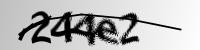
#> input picture Datasets/tutorial/244e2.png, 200 x 50 px; its folder holds only this picture in this run
$ python -i extract_char.py   (imports and definitions only)
#> lines starting #> are read from the running program, lines starting #| are printed output that depends on the picture; after the words box and inside, x2 and y2 are one past the last pixel; in counts of white or black regions, pixels touching at a corner belong together
#> further down, picture is the input picture: shape (50, 200, 3); min 0, max 255, mean 184
#> in get_color_clusterings, `hsv = cv2.cvtColor(image, cv2.COLOR_BGR2HSV)`: hsv: shape (50, 200, 3); mean H, S, V 0, 0, 184
import cv2
import numpy as np
import matplotlib.pyplot as plt
import matplotlib.gridspec as gridspec

"""Enhance light colors in the image to make them more pronounced."""
# [67 lines left out: functions enhance_light_colors, preprocess_image, not called in this run]


def get_center_aligned_boxes(processed, gray, height_scale=1.3, merge_thresh=1.0, visualize=False):
    """
    detects letters with consistent vertical alignment and similar box height.

    processed: binary image (white text on black background)
    gray: grayscale version of original image
    height_scale: multiplier for uniform box height
    merge_thresh: how close boxes must be to merge (for broken letters)
    visualize: if True, shows the detected boxes and crops
    """
    h_img, w_img = processed.shape
    num_labels, labels, stats, _ = cv2.connectedComponentsWithStats(processed, connectivity=8)

    boxes = []
    for i in range(1, num_labels):  # skip background
        x, y, w, h, area = stats[i]
        if area < 10:
            continue
        boxes.append((x, y, w, h))
    if not boxes:
        print("no boxes found")
        return [], None

    # sort left-to-right
    boxes = sorted(boxes, key=lambda b: b[0])
    # print(len(boxes))

    # merge horizontally close boxes
    merged = []
    for b in boxes:
        if not merged:
            merged.append(b)
            continue
        x, y, w, h = b
        px, py, pw, ph = merged[-1]
        if x - (px + pw) <= merge_thresh:
            nx = min(x, px)
            ny = min(y, py)
            nw = max(x + w, px + pw) - nx
            nh = max(y + h, py + ph) - ny
            merged[-1] = (nx, ny, nw, nh)
        else:
            merged.append(b)

    # old_boxes = boxes
    boxes = merged
    # print(len(boxes))

    # compute a global median centerline and uniform height
    centers_y = [y + h // 2 for (_, y, _, h) in boxes]
    median_center_y = int(np.median(centers_y))
    highest_center_y = np.min(centers_y)
    median_center_y = int((median_center_y + highest_center_y) / 2)
    max_h = np.max([h for (_, _, _, h) in boxes]) # need to take max height !!!
    uniform_h = int(max_h * height_scale)

    # recenter each box vertically
    centered_boxes = []
    for (x, y, w, h) in boxes:
        center_x = x + w // 2
        center_y = median_center_y
        new_y = max(0, center_y - uniform_h // 2)
        new_h = min(uniform_h, h_img - new_y)
        new_x = max(0, x)
        new_w = min(w, w_img - new_x)
        centered_boxes.append((new_x, new_y, new_w, new_h))

    # make the width larger if enough space
    # will look at the distance to neighboring boxes and expand a bit
    final_boxes = []
    for i, (x, y, w, h) in enumerate(centered_boxes):
        left_space = x if i == 0 else (x - (centered_boxes[i-1][0] + centered_boxes[i-1][2]))
        right_space = (w_img - (x + w)) if i == len(centered_boxes) - 1 else (centered_boxes[i+1][0] - (x + w))
        expand_left = min(left_space // 2, w // 2)
        expand_right = min(right_space // 2, w // 2)
        new_x = max(0, x - expand_left)
        new_w = min(w + expand_left + expand_right, w_img - new_x)
        final_boxes.append((new_x, y, new_w, h))

    vis = cv2.cvtColor(gray, cv2.COLOR_GRAY2BGR)
    for i, (x, y, w, h) in enumerate(final_boxes):
        cv2.rectangle(vis, (x, y), (x + w, y + h), (0, 255, 0), 1)
        cv2.putText(vis, str(i+1), (x, y - 3), cv2.FONT_HERSHEY_SIMPLEX, 0.5, (0, 255, 0), 1)

    if visualize:
        plt.figure(figsize=(8, 6))
        plt.subplot(2, 1, 1)
        plt.imshow(vis[..., ::-1])
        plt.title("Gray Center-Aligned Fixed-Height Boxes")
        plt.axis("off")

        vis2 = cv2.cvtColor(processed, cv2.COLOR_GRAY2BGR)
        for i, (x, y, w, h) in enumerate(final_boxes):
            cv2.rectangle(vis2, (x, y), (x + w, y + h), (0, 255, 0), 1)
            cv2.putText(vis2, str(i+1), (x, y - 3), cv2.FONT_HERSHEY_SIMPLEX, 0.5, (0, 255, 0), 1)

        plt.subplot(2, 1, 2)
        plt.imshow(vis2[..., ::-1])
        plt.title("Processed Center-Aligned Fixed-Height Boxes")
        plt.axis("off")
        plt.show()

        # [36 lines of commented-out code are left out]


    return final_boxes, vis

''' Get dominant hue peaks in the image '''
def get_hue_peaks(image, val_thresh=10, sat_thresh=2, hist_smooth=5, peak_thresh=0.1, hue_merge=5):
#> called with val_thresh = 3, sat_thresh = 2, hist_smooth = 5, peak_thresh = 0.1, hue_merge = 3
    hsv = cv2.cvtColor(image, cv2.COLOR_BGR2HSV)
    H, S, V = cv2.split(hsv)
#> H: shape (50, 200); every value is 0

    # Mask: keep pixels that are visibly colored
    mask = (S > sat_thresh) & (V > val_thresh)
    mask = mask.astype(np.uint8) * 255

    # Compute hue histogram of colored pixels only
    hist = cv2.calcHist([H], [0], mask, [180], [0, 180]).flatten()
#> hist = 180 values from 0 to 0

    # Smooth histogram to merge tiny hue variations
    hist = cv2.GaussianBlur(hist.reshape(-1,1), (hist_smooth,1), 0).flatten()

    # Find peaks where histogram value > threshold
    peaks = np.where(hist > hist.max() * peak_thresh)[0]
#> peaks = empty array

    if len(peaks) == 0:
        return []

    # Merge nearby peaks (within hue_merge degrees)
    merged = []
    current = [peaks[0]]
    for p in peaks[1:]:
        if p - current[-1] <= hue_merge:
            current.append(p)
        else:
            merged.append(int(np.mean(current)))
            current = [p]
    merged.append(int(np.mean(current)))
    return merged

def get_color_clusterings(image, val_thresh=3, sat_thresh=2, hist_smooth=5, peak_thresh=0.1, hue_merge=3):
    hsv = cv2.cvtColor(image, cv2.COLOR_BGR2HSV)
    peaks = get_hue_peaks(image, val_thresh, sat_thresh, hist_smooth, peak_thresh, hue_merge)
#> peaks = []
    if not peaks:
        return [image.copy()]  # fallback, nothing found

    # Build color masks and images
    color_imgs = []
    for center in peaks:
        lower = np.array([max(center - hue_merge, 0), sat_thresh, val_thresh])
        upper = np.array([min(center + hue_merge, 179), 255, 255])
        color_mask = cv2.inRange(hsv, lower, upper)
        # optional: clean mask with morphology
        color_mask = cv2.morphologyEx(color_mask, cv2.MORPH_OPEN,
                                      np.ones((3,3), np.uint8))
        color_only = cv2.bitwise_and(image, image, mask=color_mask)

        # make non-mask areas white for clarity
        white_bg = np.full_like(image, 255)
        color_img = np.where(color_mask[:,:,None].astype(bool),
                             color_only, white_bg)
        color_imgs.append(color_img)

    return color_imgs

def extract_by_hue(image_clean):
    color_clusterings = get_color_clusterings(image_clean)
#> color_clusterings = 1 item
    segmentations = []

    for cluster_img in color_clusterings:
        # preprocessing (grayscale, binarization)
        cluster_gray = cv2.cvtColor(cluster_img, cv2.COLOR_BGR2GRAY)

        # adaptive thresholding for varying illumination
        thresh = cv2.adaptiveThreshold(
            cluster_gray, 255,
            cv2.ADAPTIVE_THRESH_GAUSSIAN_C,
            cv2.THRESH_BINARY_INV,
            15, 10
        )
        processed = thresh

        boxes, _ = get_center_aligned_boxes(processed, cluster_gray, merge_thresh=10, visualize=False)

        for box in boxes:
            (x, y, w, h) = box
            crop = cluster_img[y:y+h, x:x+w]
            segmentations.append((box, crop))
#> this loop made 1 pass
#> (h_img in get_center_aligned_boxes, w_img in get_center_aligned_boxes, num_labels in get_center_aligned_boxes, boxes, centers_y in get_center_aligned_boxes, median_center_y in get_center_aligned_boxes, highest_center_y in get_center_aligned_boxes, max_h in get_center_aligned_boxes) on pass 1: (50, 200, 14, [(9, 6, 182, 44)], [28], 28, 28, 35)
#> pass 1, in extract_by_hue, `thresh = cv2.adaptiveThreshold( cluster_gray, 255, cv2.ADAPTIVE_THRESH..`:
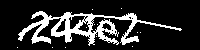
#> thresh: shape (50, 200); 17.5% white; 13 white regions (12 under 20 px), largest, box (x1, y1, x2, y2) and area: (18, 11, 182, 46) 1743
#> pass 1, in get_center_aligned_boxes, `num_labels, labels, stats, _ = cv2.connectedComponentsWithStats(proces..`:
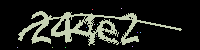
#> labels: shape (50, 200) int32; 14 distinct labels, from 0 to 13; one colour per label, 0 black
#> after the loop, segmentations = 1 item

    return segmentations

# [56 lines left out: function handle_connected_characters, not called in this run]

>>> import cv2
>>> picture = cv2.imread('../Datasets/tutorial/244e2.png')
>>> result = extract_by_hue(picture)
#> result = 1 item

$ run again, on Datasets/tutorial/2b827.png
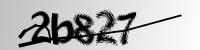
#> input picture Datasets/tutorial/2b827.png, 200 x 50 px
#> picture is the input picture: shape (50, 200, 3); min 0, max 255, mean 183.3
#> hsv: shape (50, 200, 3); mean H, S, V 0, 0, 183.3
#> H: shape (50, 200); every value is 0
#> hist = 180 values from 0 to 0
#> in get_hue_peaks, `peaks = np.where(hist > hist.max() * peak_thresh)[0]`: peaks = empty array
#> in get_color_clusterings, `peaks = get_hue_peaks(image, val_thresh, sat_thresh, hist_smooth, peak..`: peaks = []
#> color_clusterings = 1 item
#> the loop in extract_by_hue, `for cluster_img in color_clusterings:` made 1 pass
#> (h_img in get_center_aligned_boxes, w_img in get_center_aligned_boxes, num_labels in get_center_aligned_boxes, boxes, centers_y in get_center_aligned_boxes, median_center_y in get_center_aligned_boxes, highest_center_y in get_center_aligned_boxes, max_h in get_center_aligned_boxes) on pass 1: (50, 200, 18, [(9, 5, 182, 45)], [29], 29, 29, 38)
#> pass 1, in extract_by_hue, `thresh = cv2.adaptiveThreshold( cluster_gray, 255, cv2.ADAPTIVE_THRESH..`:
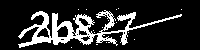
#> thresh: shape (50, 200); 17.9% white; 17 white regions (16 under 20 px), largest, box (x1, y1, x2, y2) and area: (18, 10, 182, 48) 1771
#> pass 1, in get_center_aligned_boxes, `num_labels, labels, stats, _ = cv2.connectedComponentsWithStats(proces..`:
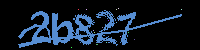
#> labels: shape (50, 200) int32; 18 distinct labels, from 0 to 17; one colour per label, 0 black

$ run again, on Datasets/tutorial/36nx4.png
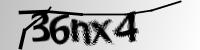
#> input picture Datasets/tutorial/36nx4.png, 200 x 50 px
#> picture is the input picture: shape (50, 200, 3); min 0, max 255, mean 181.2
#> hsv: shape (50, 200, 3); mean H, S, V 0, 0, 181.2
#> H: shape (50, 200); every value is 0
#> hist = 180 values from 0 to 0
#> in get_hue_peaks, `peaks = np.where(hist > hist.max() * peak_thresh)[0]`: peaks = empty array
#> in get_color_clusterings, `peaks = get_hue_peaks(image, val_thresh, sat_thresh, hist_smooth, peak..`: peaks = []
#> color_clusterings = 1 item
#> the loop in extract_by_hue, `for cluster_img in color_clusterings:` made 1 pass
#> (h_img in get_center_aligned_boxes, w_img in get_center_aligned_boxes, num_labels in get_center_aligned_boxes, boxes, centers_y in get_center_aligned_boxes, median_center_y in get_center_aligned_boxes, highest_center_y in get_center_aligned_boxes, max_h in get_center_aligned_boxes) on pass 1: (50, 200, 8, [(9, 0, 182, 50)], [25], 25, 25, 50)
#> pass 1, in extract_by_hue, `thresh = cv2.adaptiveThreshold( cluster_gray, 255, cv2.ADAPTIVE_THRESH..`:
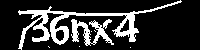
#> thresh: shape (50, 200); 19.6% white; 7 white regions (5 under 20 px), largest, box (x1, y1, x2, y2) and area: (18, 0, 182, 50) 1452, (71, 19, 114, 46) 496
#> pass 1, in get_center_aligned_boxes, `num_labels, labels, stats, _ = cv2.connectedComponentsWithStats(proces..`:
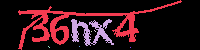
#> labels: shape (50, 200) int32; 8 distinct labels, from 0 to 7; one colour per label, 0 black
